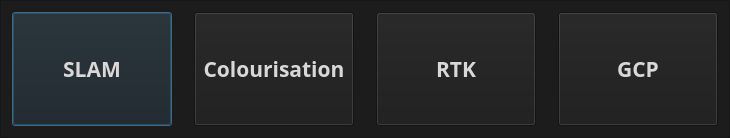
<?xml version="1.0" encoding="UTF-8"?>
<ui version="4.0">
 <class>startFolderClass</class>
 <widget class="QDialog" name="startFolderClass">
  <property name="geometry">
   <rect>
    <x>0</x>
    <y>0</y>
    <width>714</width>
    <height>138</height>
   </rect>
  </property>
  <property name="windowTitle">
   <string>startFolder</string>
  </property>
  <property name="styleSheet">
   <string notr="true">
QWidget{background-color: #1c1c1c}

QPushButton{color:#d9d7d7 } 
QPushButton::pressed::hover{color:#faa028} 
QPushButton::hover::!pressed{background-color:#2b2b2b} 
</string>
  </property>
  <layout class="QVBoxLayout" name="verticalLayout">
   <property name="spacing">
    <number>0</number>
   </property>
   <property name="leftMargin">
    <number>0</number>
   </property>
   <property name="topMargin">
    <number>0</number>
   </property>
   <property name="rightMargin">
    <number>0</number>
   </property>
   <property name="bottomMargin">
    <number>0</number>
   </property>
   <item>
    <widget class="QFrame" name="frame">
     <property name="frameShape">
      <enum>QFrame::StyledPanel</enum>
     </property>
     <property name="frameShadow">
      <enum>QFrame::Raised</enum>
     </property>
     <layout class="QHBoxLayout" name="horizontalLayout">
      <property name="spacing">
       <number>0</number>
      </property>
      <property name="leftMargin">
       <number>0</number>
      </property>
      <property name="topMargin">
       <number>0</number>
      </property>
      <property name="rightMargin">
       <number>0</number>
      </property>
      <property name="bottomMargin">
       <number>0</number>
      </property>
      <item>
       <widget class="QWidget" name="widget" native="true">
        <layout class="QGridLayout" name="gridLayout">
         <item row="0" column="0">
          <widget class="QPushButton" name="btnSlam">
           <property name="sizePolicy">
            <sizepolicy hsizetype="Preferred" vsizetype="Expanding">
             <horstretch>0</horstretch>
             <verstretch>0</verstretch>
            </sizepolicy>
           </property>
           <property name="minimumSize">
            <size>
             <width>160</width>
             <height>0</height>
            </size>
           </property>
           <property name="font">
            <font>
             <family>Arial Black</family>
             <pointsize>16</pointsize>
             <weight>75</weight>
             <bold>true</bold>
            </font>
           </property>
           <property name="text">
            <string>SLAM</string>
           </property>
          </widget>
         </item>
        </layout>
       </widget>
      </item>
      <item>
       <widget class="QWidget" name="widget_2" native="true">
        <layout class="QGridLayout" name="gridLayout_2">
         <item row="0" column="0">
          <widget class="QPushButton" name="btnColor">
           <property name="sizePolicy">
            <sizepolicy hsizetype="Preferred" vsizetype="Expanding">
             <horstretch>0</horstretch>
             <verstretch>0</verstretch>
            </sizepolicy>
           </property>
           <property name="minimumSize">
            <size>
             <width>160</width>
             <height>0</height>
            </size>
           </property>
           <property name="font">
            <font>
             <family>Arial Black</family>
             <pointsize>16</pointsize>
             <weight>75</weight>
             <bold>true</bold>
            </font>
           </property>
           <property name="text">
            <string>Colourisation</string>
           </property>
          </widget>
         </item>
        </layout>
       </widget>
      </item>
      <item>
       <widget class="QWidget" name="widget_3" native="true">
        <layout class="QGridLayout" name="gridLayout_3">
         <item row="0" column="0">
          <widget class="QPushButton" name="btnRtk">
           <property name="sizePolicy">
            <sizepolicy hsizetype="Preferred" vsizetype="Expanding">
             <horstretch>0</horstretch>
             <verstretch>0</verstretch>
            </sizepolicy>
           </property>
           <property name="minimumSize">
            <size>
             <width>160</width>
             <height>0</height>
            </size>
           </property>
           <property name="font">
            <font>
             <family>Arial Black</family>
             <pointsize>16</pointsize>
             <weight>75</weight>
             <bold>true</bold>
            </font>
           </property>
           <property name="text">
            <string>RTK</string>
           </property>
          </widget>
         </item>
        </layout>
       </widget>
      </item>
      <item>
       <widget class="QWidget" name="widget_4" native="true">
        <layout class="QGridLayout" name="gridLayout_4">
         <item row="0" column="0">
          <widget class="QPushButton" name="btnGcp">
           <property name="sizePolicy">
            <sizepolicy hsizetype="Preferred" vsizetype="Expanding">
             <horstretch>0</horstretch>
             <verstretch>0</verstretch>
            </sizepolicy>
           </property>
           <property name="minimumSize">
            <size>
             <width>160</width>
             <height>0</height>
            </size>
           </property>
           <property name="font">
            <font>
             <family>Arial Black</family>
             <pointsize>16</pointsize>
             <weight>75</weight>
             <bold>true</bold>
            </font>
           </property>
           <property name="text">
            <string>GCP</string>
           </property>
          </widget>
         </item>
        </layout>
       </widget>
      </item>
     </layout>
    </widget>
   </item>
  </layout>
 </widget>
 <layoutdefault spacing="6" margin="11"/>
 <resources/>
 <connections/>
</ui>
